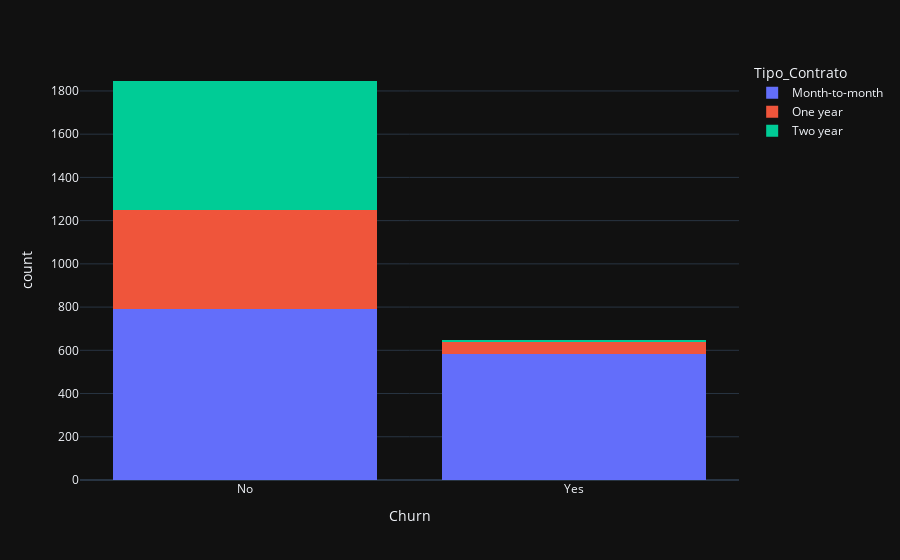

Notebook code cell kept with this figure:
### Code cell
#---------- Plotando gráfico Chrun x Tipo_Contrato. ----------
fig = px.histogram(df, x='Churn', color='Tipo_Contrato', barmode='stack')
fig.show()

### Figure 1 — Plotly figure (JSON) as saved in the notebook; plotly's stock layout.template omitted (floating-point values rounded to 4 significant figures; data arrays with more than 128 entries replaced by an {"elided": "..."} marker saying what was removed)
{"data": [{"bingroup": "x", "hovertemplate": "Tipo_Contrato=Month-to-month<br>Churn=%{x}<br>count=%{y}<extra></extra>", "legendgroup": "Month-to-month", "marker": {"color": "#636efa", "pattern": {"shape": ""}}, "name": "Month-to-month", "orientation": "v", "showlegend": true, "x": {"elided": "1373 str values"}, "xaxis": "x", "yaxis": "y", "type": "histogram"}, {"bingroup": "x", "hovertemplate": "Tipo_Contrato=One year<br>Churn=%{x}<br>count=%{y}<extra></extra>", "legendgroup": "One year", "marker": {"color": "#EF553B", "pattern": {"shape": ""}}, "name": "One year", "orientation": "v", "showlegend": true, "x": {"elided": "518 str values"}, "xaxis": "x", "yaxis": "y", "type": "histogram"}, {"bingroup": "x", "hovertemplate": "Tipo_Contrato=Two year<br>Churn=%{x}<br>count=%{y}<extra></extra>", "legendgroup": "Two year", "marker": {"color": "#00cc96", "pattern": {"shape": ""}}, "name": "Two year", "orientation": "v", "showlegend": true, "x": {"elided": "604 str values"}, "xaxis": "x", "yaxis": "y", "type": "histogram"}], "layout": {"xaxis": {"anchor": "y", "domain": [0.0, 1.0], "title": {"text": "Churn"}}, "yaxis": {"anchor": "x", "domain": [0.0, 1.0], "title": {"text": "count"}}, "legend": {"title": {"text": "Tipo_Contrato"}, "tracegroupgap": 0}, "margin": {"t": 60}, "barmode": "stack"}}
